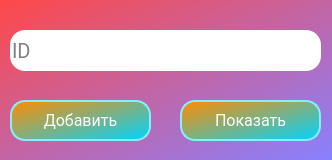
<?xml version="1.0" encoding="UTF-8"?>
<ui version="4.0">
 <class>FavouriteDialog</class>
 <widget class="QDialog" name="FavouriteDialog">
  <property name="geometry">
   <rect>
    <x>0</x>
    <y>0</y>
    <width>332</width>
    <height>160</height>
   </rect>
  </property>
  <property name="minimumSize">
   <size>
    <width>332</width>
    <height>160</height>
   </size>
  </property>
  <property name="maximumSize">
   <size>
    <width>332</width>
    <height>160</height>
   </size>
  </property>
  <property name="windowTitle">
   <string>Dialog</string>
  </property>
  <property name="styleSheet">
   <string notr="true"/>
  </property>
  <widget class="QWidget" name="widget" native="true">
   <property name="geometry">
    <rect>
     <x>0</x>
     <y>0</y>
     <width>332</width>
     <height>160</height>
    </rect>
   </property>
   <property name="minimumSize">
    <size>
     <width>332</width>
     <height>160</height>
    </size>
   </property>
   <property name="maximumSize">
    <size>
     <width>332</width>
     <height>160</height>
    </size>
   </property>
   <property name="styleSheet">
    <string notr="true">QWidget#widget{
	background-color: qlineargradient(spread:pad, x1:0, y1:0, x2:1, y2:1, stop:0 rgba(255, 72, 72, 255), stop:1 rgba(136, 129, 255, 255));
}

QPushButton{
	
	background-color: qlineargradient(spread:pad, x1:0, y1:0, x2:1, y2:1, stop:0 rgba(255, 140, 0, 255), stop:1 rgba(0, 212, 255, 255));
	border: 2px solid #85efff;
	border-radius: 15px;	
	color: rgb(255, 255, 255);
	font-family: roboto;
	font-size: 16px;
}

QPushButton:hover{
	background-color: qlineargradient(spread:pad, x1:0, y1:0, x2:1, y2:1, stop:0 rgba(0, 255, 115, 255), stop:1 rgba(184, 255, 73, 255));
	border: 2px solid #90ff94;
}

QLabel{
	color: rgb(255, 255, 255);
}

QLineEdit{
	border-radius: 15px;
	font-family: roboto;
	font-size: 20px;
}
</string>
   </property>
   <widget class="QLineEdit" name="favouriteEdit">
    <property name="geometry">
     <rect>
      <x>10</x>
      <y>30</y>
      <width>311</width>
      <height>41</height>
     </rect>
    </property>
    <property name="font">
     <font>
      <family>roboto</family>
      <pointsize>-1</pointsize>
     </font>
    </property>
    <property name="cursorPosition">
     <number>0</number>
    </property>
    <property name="dragEnabled">
     <bool>false</bool>
    </property>
    <property name="placeholderText">
     <string>ID</string>
    </property>
   </widget>
   <widget class="QPushButton" name="addButton">
    <property name="geometry">
     <rect>
      <x>10</x>
      <y>100</y>
      <width>141</width>
      <height>41</height>
     </rect>
    </property>
    <property name="text">
     <string>Добавить</string>
    </property>
   </widget>
   <widget class="QPushButton" name="showButton">
    <property name="geometry">
     <rect>
      <x>180</x>
      <y>100</y>
      <width>141</width>
      <height>41</height>
     </rect>
    </property>
    <property name="text">
     <string>Показать</string>
    </property>
   </widget>
  </widget>
 </widget>
 <resources/>
 <connections/>
</ui>
